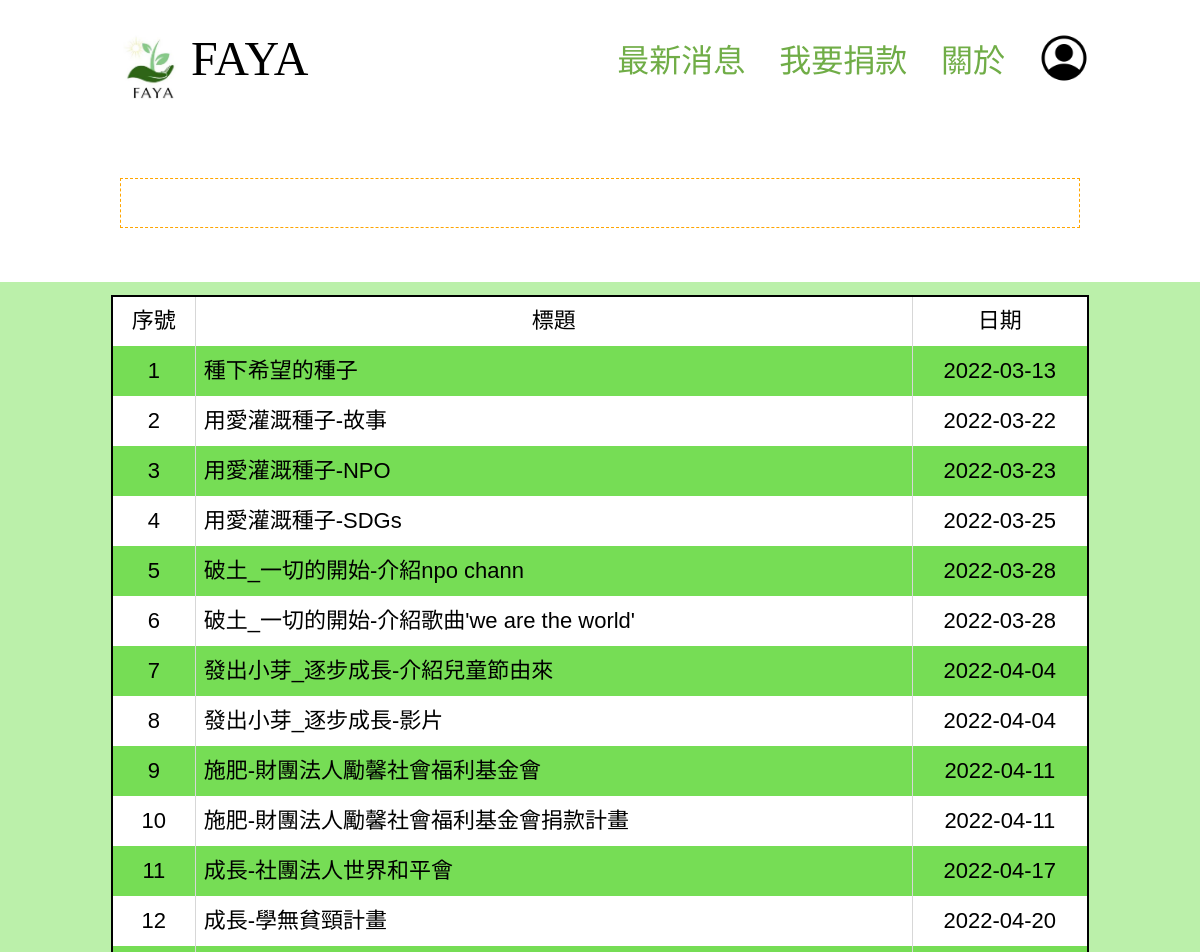
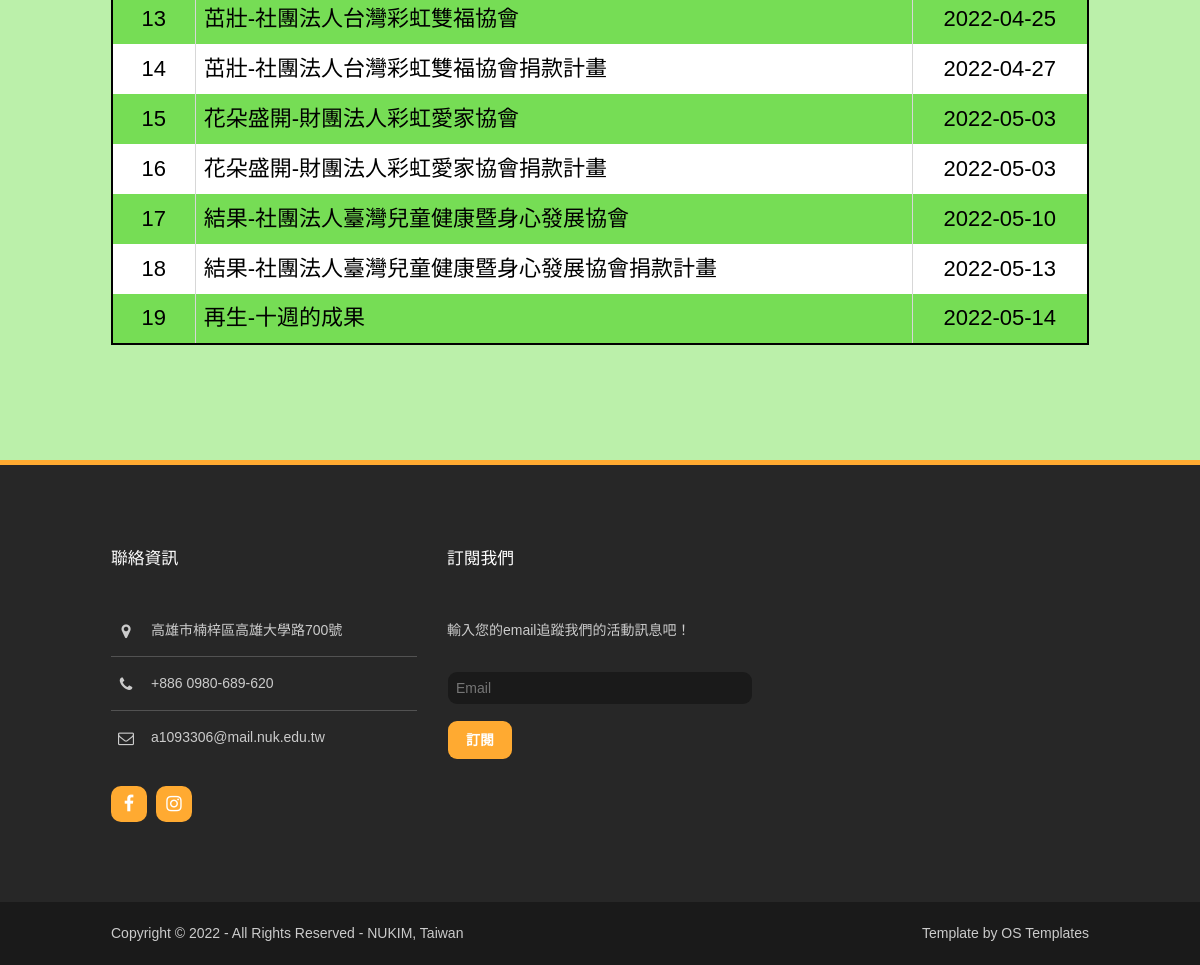
/final/information.php, run on the app's committed database (2 pictures, top to bottom).
### tables this page shows
CREATE TABLE `article` (
  `aNo` int(10) NOT NULL,
  `aTitle` varchar(50) NOT NULL,
  `aNPO` varchar(20) NOT NULL,
  `aDate` date NOT NULL,
  `aUrl` varchar(2000) NOT NULL
);

### final/information.php (the view, shortened to what this page needs)
<!DOCTYPE html>
<html>
<head>
<link href="layout/styles/layout.css" rel="stylesheet" type="text/css" media="all">
</head>
<body id="top">
<div  style="background:linear-gradient(180deg, #FFFFFF 0%, #FFFFFF 20%,#bbf0aa 20%,  #bbf0aa 100%);">
  <div class="wrapper row1">
    <header id="header" class="hoc clear">
      <div id="logo" class="fl_left">
        <h1 class="heading"><a href="index.php"><img src="img/FAYA_logo2.jpg" style="width:80px; height: 80px;"><font color="black" size="7">FAYA</font></a></h1>
      </div>
      <nav id="mainav" class="fl_right">
        <ul class="clear">
          <li><a class="drop" href="information.php"><font color="#70ad47" size="6">最新消息</font></a></li>
          <li><a class="drop" href="donate.php"><font color="#70ad47" size="6">我要捐款</font></a></li>
          <li><a class="drop" href="about.php"><font color="#70ad47" size="6">關於</font></a></li>
          <li><a class="drop" href="login.php"><img class="heading" src="img/profile.png" style="width:50px; height: 50px;"></a></li>
        </ul>
      </nav>
    </header>
  </div>
  <br/><br/>
    <div class="example1" style='width:80%;margin:auto;'><h3>恭喜FAYA榮獲第五屆挺好campus永續創新獎第一名！</h3></div>
  <div class="hoc clear">
      <br/><br/><br/>
      <?php
        require("DBconnected.php");
        $SQL="SELECT * FROM article";
        if ($result=mysqli_query($link, $SQL)){
            echo "<table border='1' style='border:2px #000000 solid;' cellpadding='5'>";
            echo "<td class='tdBlack' style='text-align:center;'>序號</td>";
            echo "<td class='tdBlack' style='text-align:center;'>標題</td>";
            echo "<td class='tdBlack' style='text-align:center;'>日期</td>";
            $i = 1;
            while($row=mysqli_fetch_assoc($result)){
            $url = $row["aUrl"] ;
            echo "<tr>";
            echo "<td class='tdBlack' style='text-align:center;'>".($i++)."</td>";
            echo "<td class='tdBlack'><a href='$url' style='color:black;'>".$row["aTitle"]."</a></td>";
            echo "<td class='tdBlack' style='text-align:center;'>".$row["aDate"]."</td>";
            echo "</tr>";
            }
            echo "</table>";
        }
      ?>
      <div class="inspace-50"></div>
  </div>
</div>
<div class="wrapper row4">
  <footer id="footer" class="hoc clear">
    <div class="one_third first">
      <h6 class="heading">聯絡資訊</h6>
      <ul class="nospace btmspace-30 linklist contact">
        <li><i class="fa fa-map-marker"></i>
          <address>
          高雄市楠梓區高雄大學路700號
          </address>
        </li>
        <li><i class="fa fa-phone"></i> +886 0980-689-620</li>
        <li><i class="fa fa-envelope-o"></i> a1093306@mail.nuk.edu.tw</li>
      </ul>
      <ul class="faico clear">
        <li><a class="faicon-facebook" href="https://www.facebook.com/FAYA-100346345957025"><i class="fa fa-facebook"></i></a></li>
        <li><a class="faicon-instagram" href="https://www.instagram.com/faya_npo/"><i class="fa fa-instagram"></i></a></li>
      </ul>
    </div>
    <div class="one_third">
      <h6 class="heading">訂閱我們</h6>
      <p class="nospace btmspace-30">輸入您的email追蹤我們的活動訊息吧！</p>
      <form method="post" action="mailSend.php">
        <fieldset>
          <input class="btmspace-15" type="text" name="email" placeholder="Email">
          <button type="submit" value="subscribe">訂閱</button>
        </fieldset>
      </form>
    </div>
  </footer>
</div>
<div class="wrapper row5">
  <div id="copyright" class="hoc clear">
    <p class="fl_left">Copyright &copy; 2022 - All Rights Reserved - <a href="https://im.nuk.edu.tw/" target="_blank">NUKIM, Taiwan</a></p>
    <p class="fl_right">Template by <a target="_blank" href="http://www.os-templates.com/" title="Free Website Templates">OS Templates</a></p>
  </div>
</div>
</body>
</html>

### final/layout/styles/layout.css (style rules this page uses)
.row4 { border-top:5px solid; }
#header #logo { margin:30px 0 0 0; }
#header #logo h1 { margin:0; padding:0; font-size:22px; }
#footer { padding:80px 0; }
#footer .heading { margin-bottom:50px; font-size:1.2rem; }
#footer .linklist li { display:block; margin-bottom:15px; padding:0 0 15px 0; border-bottom:1px solid; }
#footer .linklist li:last-child { margin:0; padding:0; border:none; }
#footer .linklist li::before, #footer .linklist li::after { display:table; content:""; }
#footer .linklist li, #footer .linklist li::after { clear:both; }
#footer .contact.linklist li, #footer .contact.linklist li:last-child { position:relative; padding-left:40px; }
#footer .contact li * { margin:0; padding:0; line-height:1.6; }
#footer .contact li i { display:block; position:absolute; top:0; left:0; width:30px; font-size:16px; text-align:center; }
#footer input, #footer button { border:1px solid; }
#footer input { display:inline; width:100%; padding:8px; }
#footer button { padding:8px 18px 10px; text-transform:uppercase; font-weight:700; cursor:pointer; }
#copyright { padding:20px 0; }
#copyright * { margin:0; padding:0; }
*, *::before, *::after { transition:all .3s ease-in-out; }
.btn, .icon, #footer input, #footer button, #backtotop, .faico a, .elements li { border-radius:10px; background-clip:padding-box; }
nav ul, nav ol { margin:0; padding:0; list-style:none; }
#mainav, #breadcrumb, .sidebar nav { line-height:normal; }
#mainav .drop::after, #mainav li li .drop::after, #breadcrumb li a::after, .sidebar nav a::after { position:absolute; font-family:"FontAwesome"; font-size:10px; line-height:10px; }
#mainav ul.clear { margin-top:3px; }
#mainav ul { text-transform:uppercase; }
#mainav li { display:inline-block; position:relative; margin:0 15px 0 0; padding:0; }
#mainav li:last-child { margin-right:0; }
#mainav li a { display:block; padding:30px 0; }
#mainav .drop { padding-left:15px; }
#mainav .drop::after, #mainav li li .drop::after { content:"\f0d7"; }
#mainav .drop::after { top:35px; left:5px; }
table, th, td { border:1px solid; border-collapse:collapse; vertical-align:top; }
table, th { table-layout:auto; }
table { width:100%; margin-bottom:15px; }
th, td { padding:5px 8px; }
td { border-width:0 1px; }
.faico { margin:0; padding:0; list-style:none; }
.faico li { display:inline-block; margin:8px 5px 0 0; padding:0; line-height:normal; }
.faico li:last-child { margin-right:0; }
.faico a { display:inline-block; width:36px; height:36px; line-height:36px; font-size:18px; text-align:center; }
.faico a { color:#FFFFFF; background-color:#FFAA31; }
body { color:#CBCBCB; background-color:#1A1A1A; }
a { color:#000000; }
.row1 { color:#FFFFFF; background-color:rgba(255,255,255,.4); }
.row4 { color:#CBCBCB; background-color:#272727; border-color:#FFAA31; }
.row5, .row5 a { color:#CBCBCB; background-color:#1A1A1A; }
#header #logo a { color:inherit; }
#footer .heading { color:#FFFFFF; }
#footer .linklist li { border-color:rgba(255,255,255,.2); }
#footer input, #footer button { border-color:transparent; }
#footer input { color:#FFFFFF; background-color:#1A1A1A; }
#footer button { color:#FFFFFF; background-color:#FFAA31; }
#mainav li a { color:inherit; }
table, th, td, #comments .avatar, #comments , #comments textarea { border-color:#D7D7D7; }
tr, #comments li, #comments input[type="submit"], #comments input[type="reset"] { color:inherit; background-color:#FBFBFB; }
tr:nth-child(even), #comments li:nth-child(even) { color:inherit; background-color:#F7F7F7; }
table a, #comments a { background-color:inherit; }
@media screen and (min-width:978px) { .hoc, .split { max-width:978px; } }

### final/information.php (style rules this page uses)
tr:nth-of-type(even) { background-color: #76dd55; vertical-align:middle; }
tr:nth-of-type(odd) { background-color: #FFFFFF; vertical-align:middle; }
tr { width: 180px; height: 50px; vertical-align:middle; }
.tdBlack { font-size: 22px; color:black; vertical-align:middle; }
.example1 { border: 1px dashed orange; height: 50px; overflow: hidden; position: relative; }

### data on the page
article: aTitle "種下希望的種子", aDate "2022-03-13"
article: aTitle "用愛灌溉種子-故事", aDate "2022-03-22"
article: aTitle "用愛灌溉種子-NPO", aDate "2022-03-23"
article: aTitle "用愛灌溉種子-SDGs", aDate "2022-03-25"
article: aTitle "破土_一切的開始-介紹npo chann", aDate "2022-03-28"
article: aTitle "破土_一切的開始-介紹歌曲'we are the world'", aDate "2022-03-28"
article: aTitle "發出小芽_逐步成長-介紹兒童節由來", aDate "2022-04-04"
article: aTitle "發出小芽_逐步成長-影片", aDate "2022-04-04"
article: aTitle "施肥-財團法人勵馨社會福利基金會", aDate "2022-04-11"
article: aTitle "施肥-財團法人勵馨社會福利基金會捐款計畫", aDate "2022-04-11"
article: aTitle "成長-社團法人世界和平會", aDate "2022-04-17"
article: aTitle "成長-學無貧頸計畫", aDate "2022-04-20"
article: aTitle "茁壯-社團法人台灣彩虹雙福協會", aDate "2022-04-25"
article: aTitle "茁壯-社團法人台灣彩虹雙福協會捐款計畫", aDate "2022-04-27"
article: aTitle "花朵盛開-財團法人彩虹愛家協會", aDate "2022-05-03"
article: aTitle "花朵盛開-財團法人彩虹愛家協會捐款計畫", aDate "2022-05-03"
article: aTitle "結果-社團法人臺灣兒童健康暨身心發展協會", aDate "2022-05-10"
article: aTitle "結果-社團法人臺灣兒童健康暨身心發展協會捐款計畫", aDate "2022-05-13"
article: aTitle "再生-十週的成果", aDate "2022-05-14"
